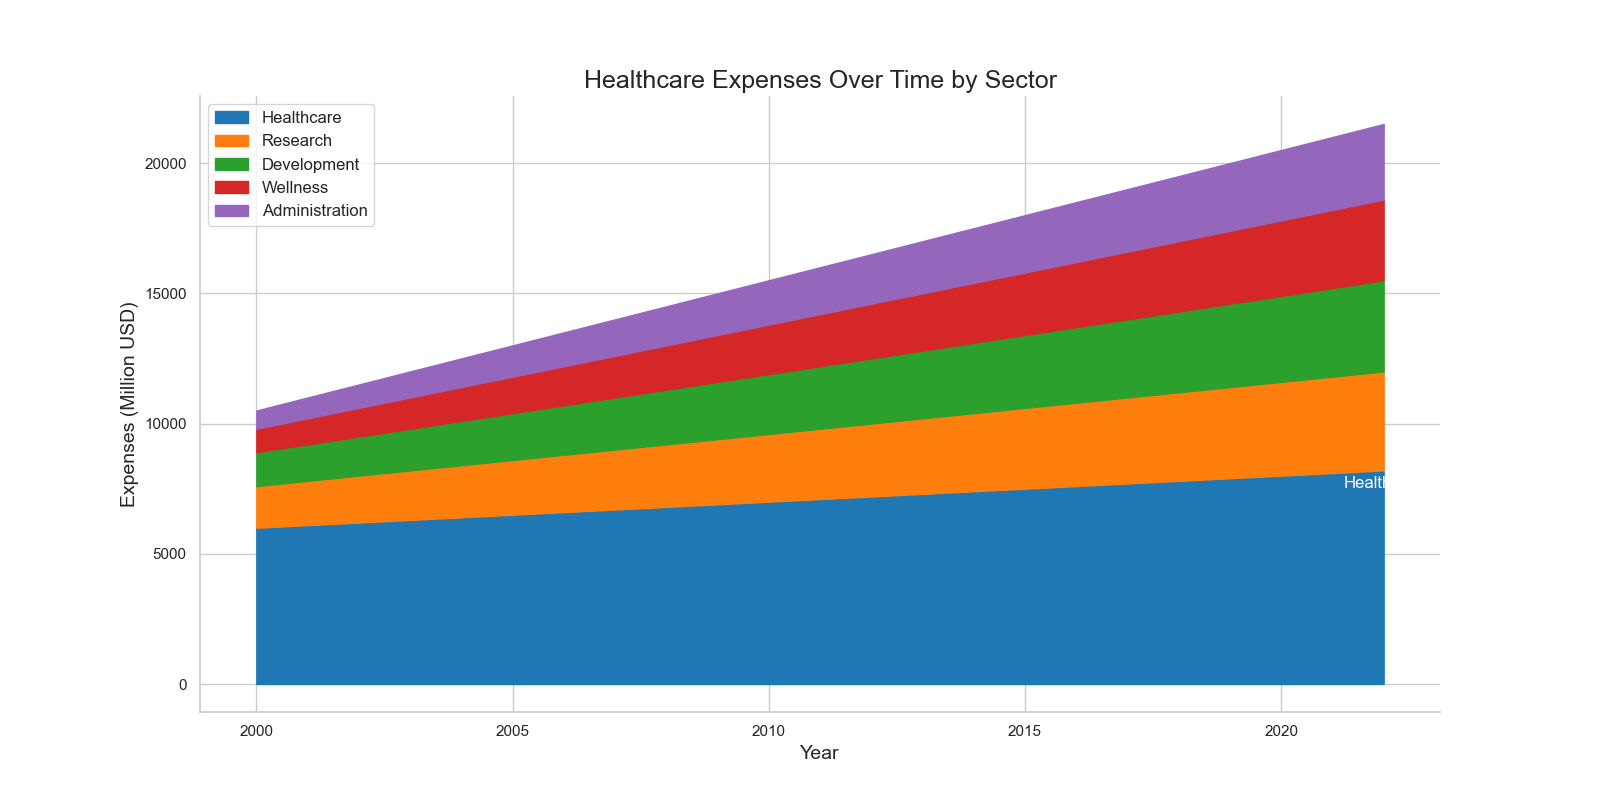

Python code for this plot:

import matplotlib.pyplot as plt
import pandas as pd
import seaborn as sns

# Data
data = {
    'Year': [i for i in range(2000, 2023)],
    'Healthcare': [6000 + 100 * i for i in range(23)],
    'Research': [1600 + 100 * i for i in range(23)],
    'Development': [1300 + 100 * i for i in range(23)],
    'Wellness': [900 + 100 * i for i in range(23)],
    'Administration': [700 + 100 * i for i in range(23)],
}
df = pd.DataFrame(data)

# Melting the data to long format
df_melted = df.melt('Year', var_name='Sector', value_name='Expenses')

# Pivot for cumulative sum to stack the sectors on top of each other
df_melted['Cumulative'] = df_melted.groupby('Year')['Expenses'].cumsum()

# Plot
plt.figure(figsize=(16, 8))
colors = ["#1f77b4", "#ff7f0e", "#2ca02c", "#d62728", "#9467bd"]

# Loop to create the stacked area plot
for i, sector in enumerate(df_melted['Sector'].unique()):
    if i == 0:
        plt.fill_between(df['Year'], 0, df_melted[df_melted['Sector'] == sector]['Cumulative'], color=colors[i], label=sector)
    else:
        plt.fill_between(df['Year'], 
                         df_melted[df_melted['Sector'] == df_melted['Sector'].unique()[i-1]]['Cumulative'], 
                         df_melted[df_melted['Sector'] == sector]['Cumulative'], 
                         color=colors[i], label=sector)

# Annotating the last value of Healthcare for example
last_year_data = df_melted[df_melted['Year'] == df['Year'].max()]
healthcare_last_value = last_year_data[last_year_data['Sector'] == 'Healthcare']['Cumulative'].values[0]
plt.text(df['Year'].max(), healthcare_last_value - 500, "Healthcare", verticalalignment='center', horizontalalignment='center', color="white", fontsize=12)

# Customizing the plot
plt.title("Healthcare Expenses Over Time by Sector", fontsize=18)
plt.xlabel("Year", fontsize=14)
plt.ylabel("Expenses (Million USD)", fontsize=14)
plt.legend(loc='upper left', fontsize=12)
sns.despine()
plt.show()
